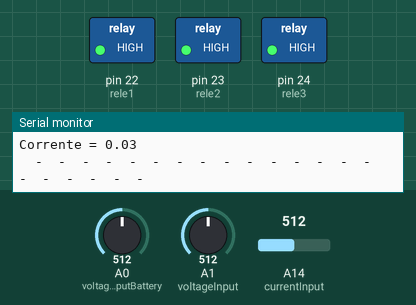
This sketch was run on a simulated Arduino Mega 2560, built with avr-gcc and run on an emulated ATmega2560. Shown: switched loads named in the sketch (green lamp = pin HIGH), the last lines printed to the serial monitor. Inputs (shaded band) come from the test bench; at power-on: A0 (voltageInputBattery) = 512, A1 (voltageInput) = 512, A14 (currentInput) = 512. The local clock reads 2024-03-15 10:24:30 at power-on unless the sketch sets it.

Above: at 1.2 s.
1.3 s: A0 (voltageInputBattery) set to 218
4.3 s: A0 (voltageInputBattery) set to 196
At 8.1 s:
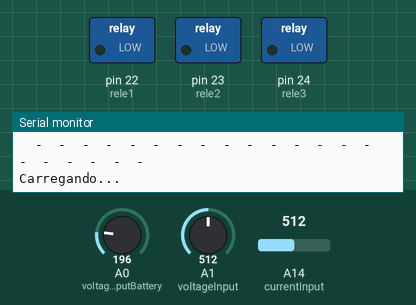
Timing chart, 0 to 9.6 s (numbered marks = the images above; inputs shaded):
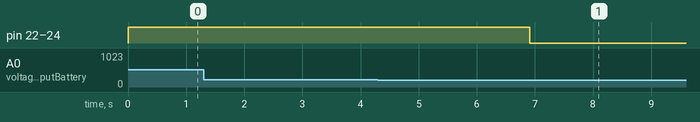

Measured:
- the behaviour switches between 205 and 204 on A0 (voltageInputBattery) (found by bisection; images 0 and 1)
- after the input at 4.3 s, pin 22 (rele1), pin 23 (rele2), pin 24 (rele3): HIGH → LOW after 2.6 s

The sketch:

Ver3_6.ino
```cpp
#include <Arduino.h>
#include <DS3231.h>
#define voltageInputBattery A0 //Sensor A0
#define voltageInput A1 //Sensor A1
#define voltageInputAUX A2 //Sensor A2
#define currentInput A14 //Amperimetro
#define rele1 22 //Porta rele
#define rele2 23 //Porta rele 2
#define rele3 24 //Porta rele 3
#define sTime 7.55 //Hora inicial
#define fTime 18.00 //Hora final
#define vMin 11 //Voltagem minima
#define cMin 5 //Corrente minima
#define medidas 10 //Numero de leituras
#define minutos 300000 //Tempo ligado


DS3231  rtc(SDA, SCL);

Time  t;

float vinA0 = 0.0;
float vinA1 = 0.0;
float vinA2 = 0.0;
float Current = 0.0;
int valueCurrent = 0.0;
int valueA0 = 0.0;
int valueA1 = 0.0;
int valueA2 = 0.0;
float R1 = 1000000.0; //Resistor 1
float R2 = 100000.0; //Resistor 2
float relac = (R2 / (R1 + R2));   //relaçao divisor de tensao
int mVperAmp = 66;// sensibilidade do sensor de corrente
int RawValue = 0;
int ACSoffset = 2500;
double Voltage = 0;
double Amps = 0;

void setup() {
  pinMode(voltageInputBattery, INPUT);
  pinMode(voltageInput, INPUT);
  pinMode(voltageInputAUX, INPUT);
  pinMode(currentInput, INPUT);
  pinMode(rele1, OUTPUT);
  pinMode(rele2, OUTPUT);
  pinMode(rele3, OUTPUT);
  digitalWrite(rele1, HIGH);
  digitalWrite(rele2, HIGH);
  digitalWrite(rele3, HIGH);
  analogReference(DEFAULT);
  Serial.begin(9600);
  rtc.begin();

  //SETAR A  DATA AQUI
  rtc.setDOW(TUESDAY);   //DIA
  rtc.setTime(8, 28, 10);   //Hora (24hr)
  rtc.setDate(6, 9, 2016); //Data MM/DD/AA
}

float lePorta(uint8_t analogInput) {    //Le a porta analogica e retorna a media das medidas
  int sum = 0;
  for (int i = 0; i < medidas; i++) {
    sum += 1.0 * analogRead(analogInput);
    delay(5);
  }
  return sum / (float)medidas;
}

float calcTensao(float value) {
  float vout = 0.0;
  vout = (value * 5.0) / 1024.0;
  return vout / relac;
}

float calcCorrente (float value) {
  Voltage = map(RawValue, 0, 1023, 0, 5000); //(RawValue / 1024.0) * 5000; // Gets you mV
  return ((Voltage - ACSoffset) / mVperAmp);
}

void mostraData() {
  t = rtc.getTime();
  Serial.print("Dia da semana ");
  Serial.print(t.dow, DEC);
  Serial.print(". \n");
  Serial.print(t.date, DEC);
  Serial.print("/");
  Serial.print(rtc.getMonthStr());
  Serial.print("/");
  Serial.print(t.year, DEC);
  Serial.println(".");
  Serial.print(t.hour, DEC);
  Serial.print(":");
  Serial.print(t.min, DEC);
  Serial.print(":");
  Serial.print(t.sec, DEC);
  Serial.println(".");
}

void loop() {
  //tensao;
  valueA0 = lePorta(voltageInputBattery);    //Conversao e calculo do divisor de tensao
  vinA0 = calcTensao(valueA0);

  valueA1 = lePorta(voltageInput);
  vinA1 = calcTensao(valueA1);

  RawValue = lePorta(currentInput);
  Amps = calcCorrente(RawValue);

  mostraData();

  Serial.print("Tensao em A0 (BATERIA) = ");
  Serial.println(vinA0, 2);
  Serial.print("Tensao em A1 = ");
  Serial.println(vinA1, 2);
  Serial.print("Tensao em A2 = ");
  Serial.println (vinA2, 2);
  Serial.print("Corrente = ");
  Serial.println(Amps, 2);
  Serial.println("  -  -  -  -  -  -  -  -  -  -  -  -  -  -  -  -  -  -  -  -  -");

  if (t.hour > sTime and t.hour < fTime and vinA0 < vMin) {
    digitalWrite(rele1, LOW);    //Liga rele 1
    digitalWrite(rele2, LOW);
    digitalWrite(rele3, LOW);

    Serial.print("Carregando...");

    //while ( Amps < 3) {
    /* if (t.hour > sTime and t.hour < fTime) {
       RawValue = lePorta(currentInput);
       Amps = calcCorrente(RawValue);
       Serial.println(RawValue);
       Serial.print("Corrente = ");
       Serial.println(Amps, 2);
       delay(5000);**/
    delay(minutos);
    /*}
      else {
      break;
      }
      }*/
    digitalWrite(rele1, HIGH);   //Desliga rele 1
    digitalWrite(rele2, HIGH);
    digitalWrite(rele3, HIGH);
    Serial.print("Carregamento finalizado");
  }
  delay (3000);
}
```
